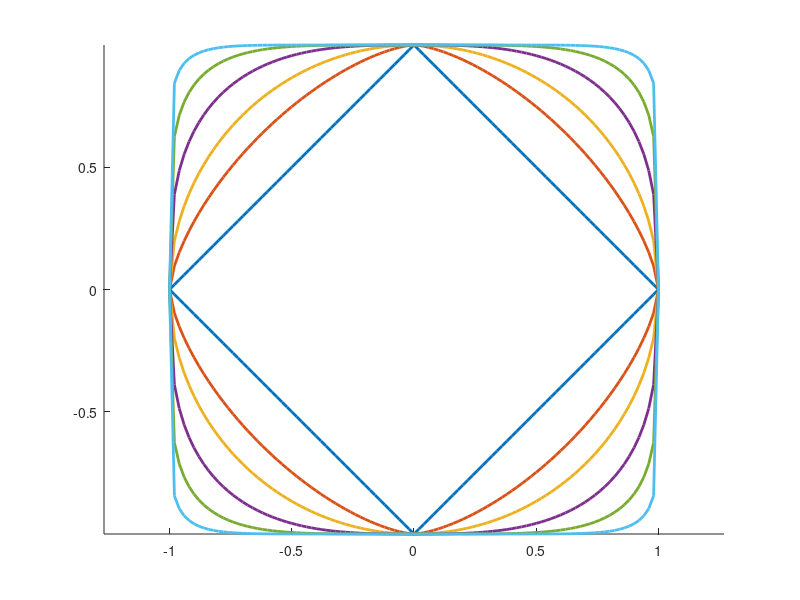

Recreate this plot in MATLAB.
%The following MATLAB script can be used to plot the boundaries of the unit balls of p-norm given in Fig. 3.1.
x = linspace(-1,1,101);
p = [1 1.5 2 3 5 10];
figure, clf, whitebg('white'),
set(gcf, 'Color', [1 1 1]); hold on;
for i = 1:length(p)
    y = (1-(abs(x).^p(i))).^(1/p(i));
    x2 = [x fliplr(x)];
    y2 = [y -fliplr(y)];
    plot(x2,y2, 'Linewidth', 2)
end

axis equal; axis tight;